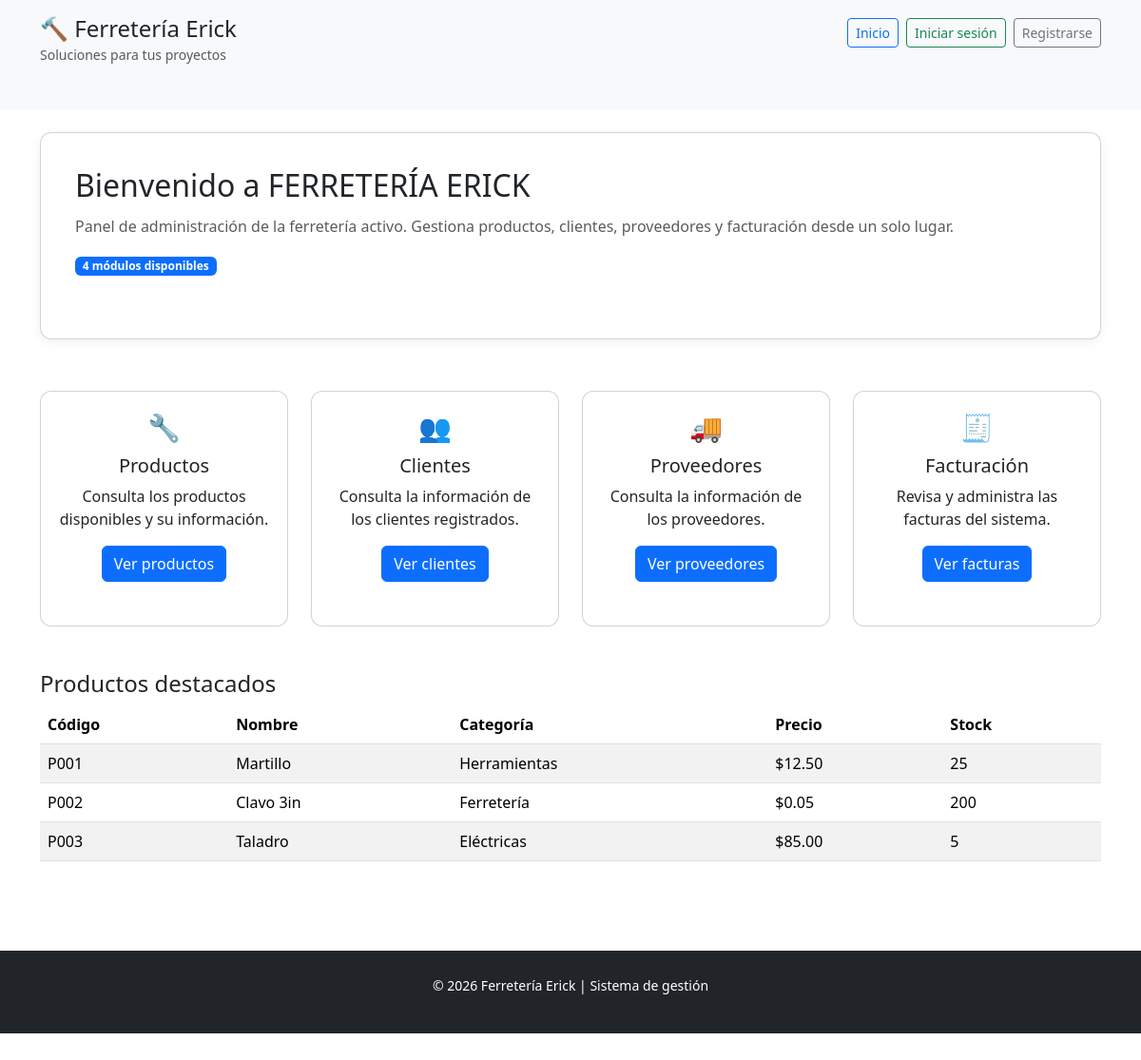
Before: / with the older database file.
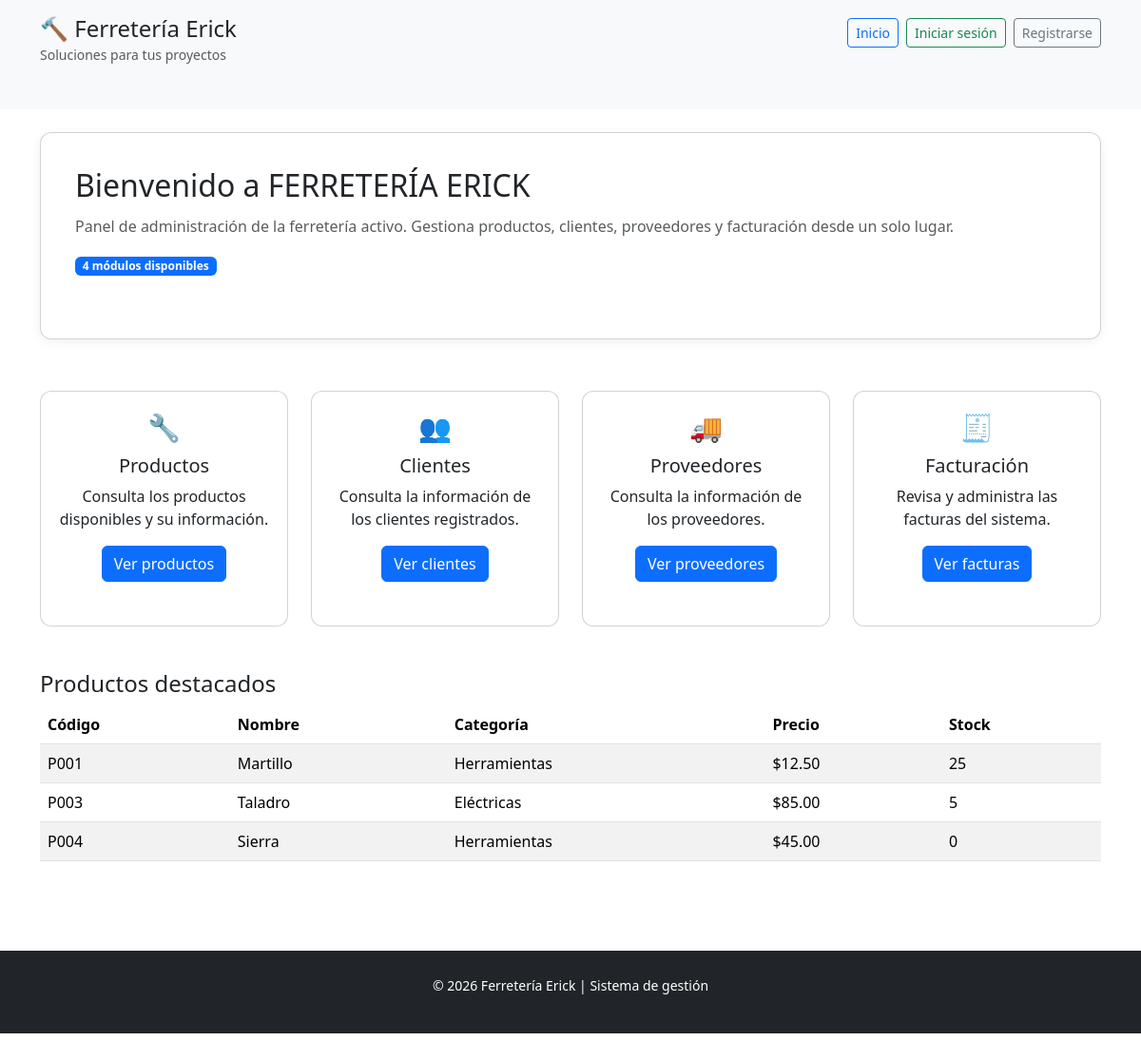
After: the same page with the newer database file.
### tables this page shows
CREATE TABLE productos (
            codigo TEXT PRIMARY KEY,
            nombre TEXT NOT NULL,
            categoria TEXT NOT NULL,
            precio REAL NOT NULL,
            stock INTEGER NOT NULL,
            id_proveedor INTEGER,
            FOREIGN KEY (id_proveedor) REFERENCES proveedores(id_proveedor)
        );

### app.py (the view)
@app.route("/")
def index():
    productos_destacados = get_products()[:3]
    return render_template(
        "index.html",
        productos=productos_destacados,
        nombre_sistema=NOMBRE_SISTEMA,
        resumen=RESUMEN_SISTEMA,
    )

### conexion/conexion.py (called while the page is built, shortened)
def _parameterized_sql(query, params):
    engine = os.getenv("DB_ENGINE", "sqlite").lower()
    if engine in {"sqlite", "sqlite3"}:
        return query.replace("%s", "?"), tuple(params)
    return query, tuple(params)

def _sqlite_connection():
    DATABASE_PATH.parent.mkdir(exist_ok=True)
    conn = sqlite3.connect(DATABASE_PATH)
    conn.row_factory = sqlite3.Row
    return conn

def get_db_connection():
    engine = os.getenv("DB_ENGINE", "sqlite").lower()
    if engine in {"sqlite", "sqlite3"}:
        return _sqlite_connection()
    if engine in {"mysql", "mariadb"}:
        return _mysql_connection()
    if engine in {"postgres", "postgresql"}:
        return _postgres_connection()
    return _sqlite_connection()

def _normalize_product_row(row):
    if row is None:
        return None
    if hasattr(row, "keys"):
        return dict(row)

def get_products():
    conn = get_db_connection()
    try:
        cursor = conn.cursor()
        query = """
            SELECT p.codigo, p.nombre, p.categoria, p.precio, p.stock, p.id_proveedor, pr.nombre AS proveedor
            FROM productos p
            LEFT JOIN proveedores pr ON pr.id_proveedor = p.id_proveedor
            ORDER BY p.codigo
        """
        cursor.execute(*_parameterized_sql(query, ()))
        rows = cursor.fetchall()
        return [_normalize_product_row(row) for row in rows]
    finally:
        conn.close()

### templates/index.html (shortened to what this page needs)
{% extends "base.html" %}
{% block content %}
<div class="row g-4">
	<div class="col-12">
		<div class="card informacion">
			<div class="card-body">
				<h2 class="card-title">Bienvenido a {{ nombre_sistema|upper }}</h2>
				<p class="card-text text-muted">{{ resumen.mensaje }}. Gestiona productos, clientes, proveedores y facturación desde un solo lugar.</p>
				<span class="badge text-bg-primary">{{ resumen.modulos }} módulos disponibles</span>
			</div>
		</div>
	</div>
	<div class="col-md-6 col-lg-3">
		<div class="card modulo-card">
			<div class="card-body text-center">
				<div class="icono">🔧</div>
				<h5>Productos</h5>
				<p>Consulta los productos disponibles y su información.</p>
				<a href="{{ url_for('productos') }}" class="btn btn-primary">Ver productos</a>
			</div>
		</div>
	</div>
	<div class="col-md-6 col-lg-3">
		<div class="card modulo-card">
			<div class="card-body text-center">
				<div class="icono">👥</div>
				<h5>Clientes</h5>
				<p>Consulta la información de los clientes registrados.</p>
				<a href="{{ url_for('clientes') }}" class="btn btn-primary">Ver clientes</a>
			</div>
		</div>
	</div>
	<div class="col-md-6 col-lg-3">
		<div class="card modulo-card">
			<div class="card-body text-center">
				<div class="icono">🚚</div>
				<h5>Proveedores</h5>
				<p>Consulta la información de los proveedores.</p>
				<a href="{{ url_for('proveedores') }}" class="btn btn-primary">Ver proveedores</a>
			</div>
		</div>
	</div>
	<div class="col-md-6 col-lg-3">
		<div class="card modulo-card">
			<div class="card-body text-center">
				<div class="icono">🧾</div>
				<h5>Facturación</h5>
				<p>Revisa y administra las facturas del sistema.</p>
				<a href="{{ url_for('facturacion') }}" class="btn btn-primary">Ver facturas</a>
			</div>
		</div>
	</div>
	<div class="col-12 mt-3">
		<h4>Productos destacados</h4>
		<div class="table-responsive">
			<table class="table table-striped">
				<thead>
					<tr>
						<th>Código</th>
						<th>Nombre</th>
						<th>Categoría</th>
						<th>Precio</th>
						<th>Stock</th>
					</tr>
				</thead>
				<tbody>
					{% if productos %}
					{% for producto in productos %}
					<tr>
						<td>{{ producto.codigo }}</td>
						<td>{{ producto.nombre }}</td>
						<td>{{ producto.categoria }}</td>
						<td>${{ "%.2f"|format(producto.precio) }}</td>
						<td>{{ producto.stock }}</td>
					</tr>
					{% endfor %}
					{% else %}
					<tr>
						<td colspan="5" class="text-center text-muted">No hay productos destacados.</td>
					</tr>
					{% endif %}
				</tbody>
			</table>
		</div>
	</div>
</div>
{% endblock %}

### templates/base.html (shortened to what this page needs)
<!DOCTYPE html>
<html lang="es">
<head>
	<link href="https://cdn.jsdelivr.net/npm/bootstrap@5.3.3/dist/css/bootstrap.min.css" rel="stylesheet">
	<link rel="stylesheet" href="{{ url_for('static', filename='css/style.css') }}">
</head>
<body>
	{% include "components/navbar.html" %}
	<main class="container my-4">
		{% block content %}{% endblock %}
	</main>
	{% include "components/footer.html" %}
</body>
</html>

### templates/components/navbar.html
<header class="header-principal py-3 bg-light">
	<div class="container">
		<div class="d-flex justify-content-between align-items-center flex-wrap gap-3">
			<div>
				<h1 class="h4 mb-0">🔨 {{ nombre_sistema }}</h1>
				<small class="text-muted">Soluciones para tus proyectos</small>
			</div>
			<nav class="d-flex flex-wrap gap-2 align-items-center">
				<a class="btn btn-outline-primary btn-sm" href="{{ url_for('index') }}">Inicio</a>
				{% if current_user.is_authenticated %}
				<a class="btn btn-outline-primary btn-sm" href="{{ url_for('productos') }}">Productos</a>
				<a class="btn btn-outline-primary btn-sm" href="{{ url_for('clientes') }}">Clientes</a>
				<a class="btn btn-outline-primary btn-sm" href="{{ url_for('proveedores') }}">Proveedores</a>
				<a class="btn btn-outline-primary btn-sm" href="{{ url_for('facturacion') }}">Facturación</a>
				<span class="badge text-bg-secondary">Usuario: {{ current_user.usuario }}</span>
				<a class="btn btn-outline-danger btn-sm" href="{{ url_for('logout') }}">Cerrar sesión</a>
				{% else %}
				<a class="btn btn-outline-success btn-sm" href="{{ url_for('login') }}">Iniciar sesión</a>
				<a class="btn btn-outline-secondary btn-sm" href="{{ url_for('registro') }}">Registrarse</a>
				{% endif %}
			</nav>
		</div>
	</div>
</header>

### templates/components/footer.html
<footer class="footer-principal mt-5 py-4">
	<div class="container text-center text-white">
		<small>© 2026 {{ nombre_sistema }} | Sistema de gestión</small>
	</div>
</footer>

### static/css/style.css (style rules this page uses)
* { margin-bottom: 15px; }
.informacion { background-color: #fff; padding: 20px; border-radius: 12px; box-shadow: 0 3px 12px rgba(0, 0, 0, 0.06); }
.informacion h2 { margin-bottom: 12px; }
.table { vertical-align: middle; }
.table th { white-space: nowrap; }
.card { border-radius: 12px; }
.modulo-card .icono { font-size: 28px; margin-bottom: 8px; }
.footer-principal { background-color: #212529; color: white; padding: 18px 0; margin-top: 50px; }

Changed rows visible on the page:
removed productos: codigo "P002", nombre "Clavo 3in", categoria "Ferretería", precio "0.05", stock "200"
now on this page (row edited): productos: codigo "P004", nombre "Sierra", categoria "Herramientas", precio "45.00", stock "0"
